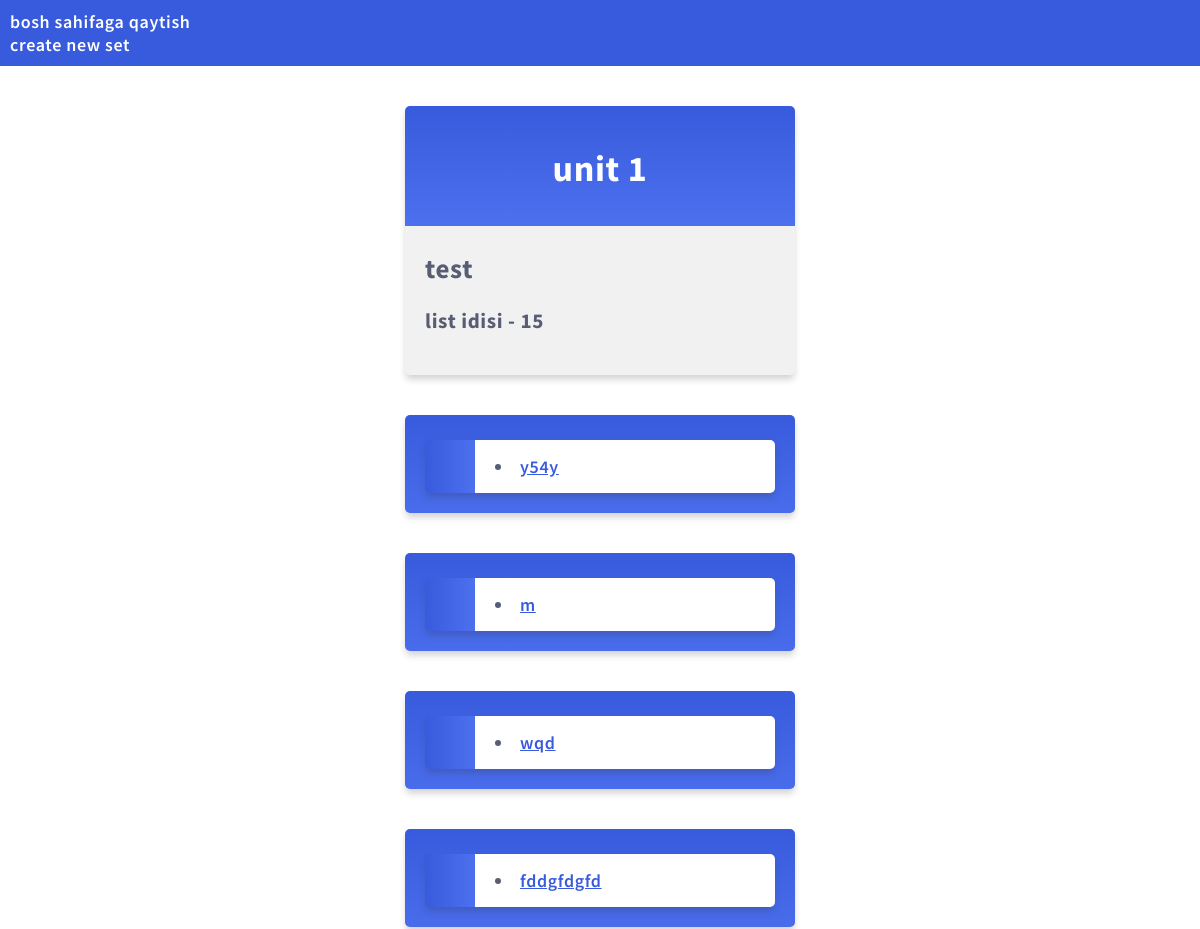
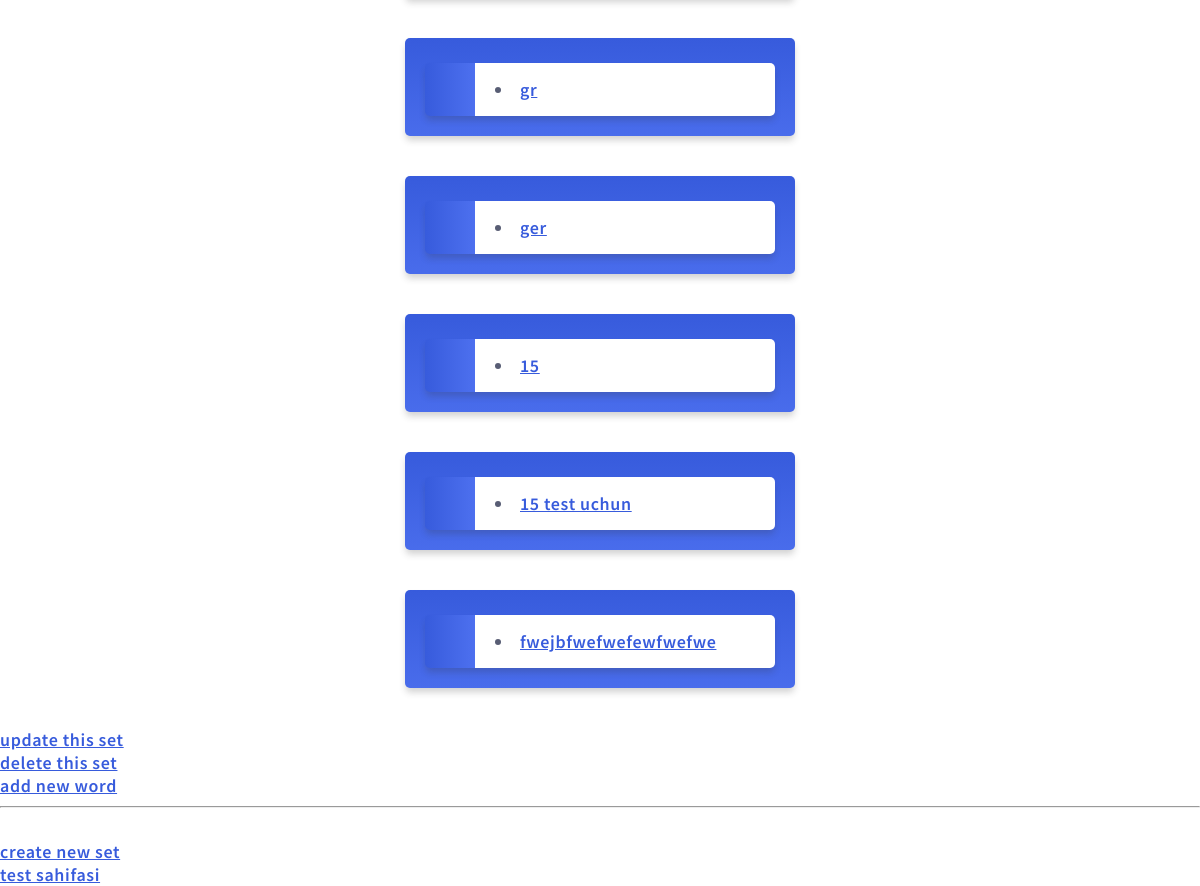
The page /15/set_list/ on the database its author committed (2 pictures, top to bottom).
### my_card/models.py (models this page shows, shortened)
class Set(models.Model):
    name = models.CharField(max_length = 64)
    description = models.CharField(max_length = 255, blank =True)

class Word(models.Model):
    word = models.CharField(max_length=100)
    translate = models.CharField(max_length=255)
    defenition = models.TextField(blank=True)
    set_id = models.ForeignKey(Set, on_delete=models.CASCADE, related_name='word_set')

### my_card/views.py (the view)
# urls.py: path('<int:id>/set_list/', views.set_list, name='set_list'),
def set_list(request, id):
    my_set = Set.objects.get(id=id)
    context = {"my_set":my_set}
    return render(request, "my_card/set_list.html", context=context )

### my_card/templates/my_card/set_list.html (shortened to what this page needs)
{% extends "my_card/base.html" %}
{% block content %}
<div class="mycard">
    <h1>{{my_set.name}}</h1>
    <h2 >{{my_set.description}}</h2>
    <h3 >list idisi - {{my_set.id}}</h3>
</div>
        <div>
            {% for word in my_set.word_set.all %}
                <div  class="mycard">
            <a href = "{% url 'wordpage' word.id %}">
             <li onclick="window.location= details"> {{ word.word }}
            </a>
                </div>
            {% endfor %}
        </div>
    <a href="{% url 'set_update' id=my_set.id %}">update this set</a><br>
    <a href="{% url 'set_delete' id=my_set.id %}">delete this set</a><br>
    <a href="{% url 'word_add' id=my_set.id %}">add new word</a><br>
{% endblock %}

### mystaticfiles/mystyles.css (style rules this page uses)
body { margin:0; font: 600 18px 'Source Sans Pro', sans-serif; letter-spacing: 0.64px; color: #585d74; }
.mycard { background-color: #f1f1f1; background-image: linear-gradient(to bottom, #375BDC, #4D70EF); background-size: 100% 120px; background-repeat: no-repeat; margin: 40px auto; width: 350px; border-radius: 5px; box-shadow: 0 5px 7px -1px rgba(51, 51, 51, 0.23); padding: 20px; }
.mycard h1 { text-align: center; color:#ffffff; margin:20px 0 60px 0; }
li { background-color: #ffffff; background-image: linear-gradient(to right, #375BDC, #4D70EF); background-size: 50px 60px; background-repeat: no-repeat; cursor: pointer; transition: transform .25s; border-radius: 5px; box-shadow: 0 5px 7px -1px rgba(51, 51, 51, 0.23); padding: 15px; padding-left: 70px; margin-top: 5px; }
a:link, a:visited { color: #375BDC; }

### rows shown on the page
Set: name "unit 1", description "test", id "15"
Word: word "y54y"
Word: word "m"
Word: word "wqd"
Word: word "fddgfdgfd"
Word: word "gr"
Word: word "ger"
Word: word "15"
Word: word "15 test uchun"
Word: word "fwejbfwefwefewfwefwe"
